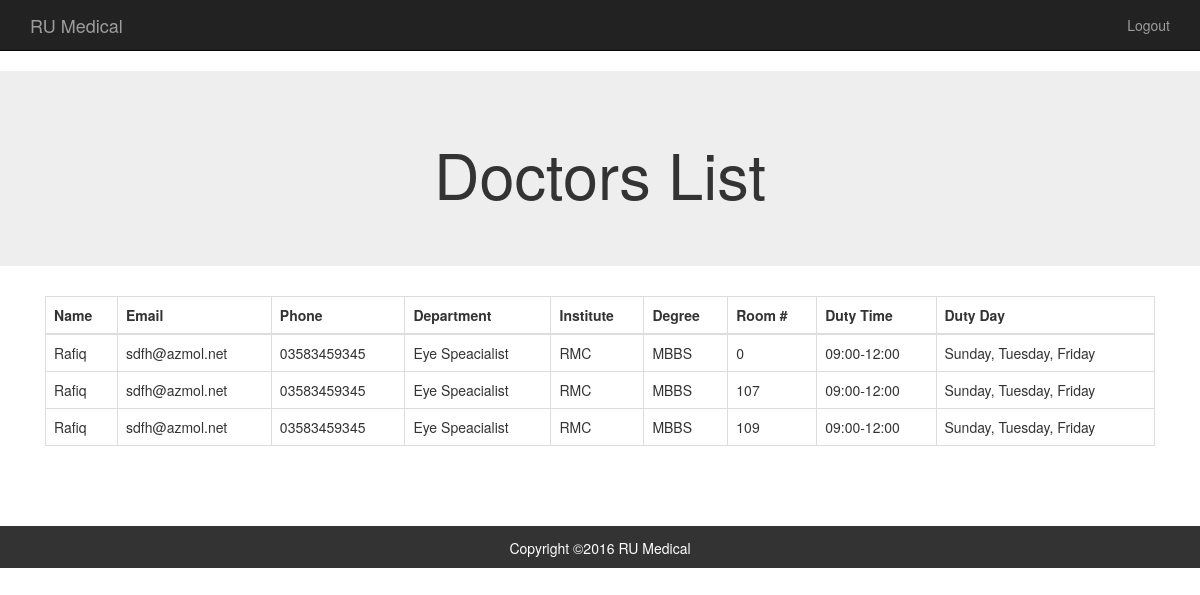
/doctors_list.php, run on the app's committed database.
### tables this page shows
CREATE TABLE IF NOT EXISTS `doctors` (
  `id` int(5) NOT NULL,
  `name` text NOT NULL,
  `phone` text NOT NULL,
  `email` text NOT NULL,
  `dept` text NOT NULL,
  `institute` text NOT NULL,
  `degree` text NOT NULL,
  `room` int(5) NOT NULL,
  `time` text NOT NULL,
  `day` text NOT NULL
);

### doctors_list.php (the view, shortened to what this page needs)
<?php include('header.php') ?>
    <div class="jumbotron">
      <div class="container">
        <h1 class="text-center">Doctors List</h1>
      </div>
    </div>
    <div class="container">
      <div class="col-md-12">
       <table class="table table-responsive table-bordered">
          <thead>
            <tr>
              <th>Name</th>
              <th>Email</th>
              <th>Phone</th>
              <th>Department</th>
              <th>Institute</th>
              <th>Degree</th>
              <th>Room #</th>
              <th>Duty Time</th>
              <th>Duty Day</th>
            </tr>
          </thead>
          <tbody>
<?php
       $sql = "select * from doctors";
   $result=mysql_query($sql);
    while( $row =mysql_fetch_assoc( $result )){
     $name = $row['name'];
     $email = $row['email'];
     $phone = $row['phone'];
     $dept = $row['dept'];
     $institute = $row['institute'];
     $degree = $row['degree'];
     $room = $row['room'];
     $time = $row['time'];
     $day = $row['day'];
     echo "<td>$name</td>
              <td>$email</td>
              <td>$phone</td>
              <td>$dept</td>
              <td>$institute</td>
              <td>$degree</td>
              <td>$room</td>
              <td>$time</td>
              <td>$day</td>
              </tr>
          ";
    }
    ?>
          </tbody>
        </table>
      </div>
    </div>
    <?php include('footer.php') ?>
  </body>
</html>

### header.php (shortened to what this page needs)
<!DOCTYPE html>
<html lang="en">
  <head>
      <link rel="stylesheet" type="text/css" href="css/style.css">
      <link rel="stylesheet" href="css/bootstrap.min.css">
  </head>
  <body>
 <?php include('nav.php') ?>

### nav.php (shortened to what this page needs)
<nav class="navbar navbar-inverse navbar-static-top">
	<div class="container">
		<div class="navbar-header">
			<a class="navbar-brand" href="#">RU Medical</a>
		</div>
		<div id="navbar" class="navbar-collapse collapse">
			<ul class="nav navbar-nav navbar-right">
				<li><a href="logout.php">Logout</a></li>
			</ul>
		</div>
	</div>
</nav>

### footer.php
<footer class="footer">
	<div class="container">
		<?php
			echo "<p align=\"center\">Copyright &copy;" . date("Y") . " RU Medical</p>";
		?>
	</div>
</footer>

### css/style.css (style rules this page uses)
.footer { margin-top: 5%; width: 100%; background-color: #333; color: #fff; }
.footer p { padding-top: 1%; }

### data on the page
doctors: name "Rafiq", email "sdfh@azmol.net", phone "03583459345", dept "Eye Speacialist", institute "RMC", degree "MBBS", room "0", time "09:00-12:00", day "Sunday, Tuesday, Friday"
doctors: name "Rafiq", email "sdfh@azmol.net", phone "03583459345", dept "Eye Speacialist", institute "RMC", degree "MBBS", room "107", time "09:00-12:00", day "Sunday, Tuesday, Friday"
doctors: name "Rafiq", email "sdfh@azmol.net", phone "03583459345", dept "Eye Speacialist", institute "RMC", degree "MBBS", room "109", time "09:00-12:00", day "Sunday, Tuesday, Friday"
